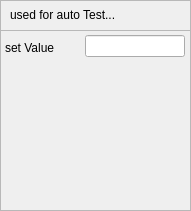
       <widget class="caFrame" name="frame_Tests_Alarm_temp_4">
        <property name="geometry">
         <rect>
          <x>895</x>
          <y>5</y>
          <width>191</width>
          <height>211</height>
         </rect>
        </property>
        <property name="frameShape">
         <enum>QFrame::StyledPanel</enum>
        </property>
        <widget class="caTextEntry" name="catextentry_22">
         <property name="geometry">
          <rect>
           <x>85</x>
           <y>35</y>
           <width>100</width>
           <height>22</height>
          </rect>
         </property>
         <property name="channel" stdset="0">
          <string notr="true">$(DEVICE):TEST-AO</string>
         </property>
         <property name="colorMode">
          <enum>caLineEdit::Static</enum>
         </property>
        </widget>
        <widget class="caLabel" name="caLabel_218">
         <property name="geometry">
          <rect>
           <x>5</x>
           <y>40</y>
           <width>61</width>
           <height>16</height>
          </rect>
         </property>
         <property name="font">
          <font>
           <pointsize>9</pointsize>
          </font>
         </property>
         <property name="frameShape">
          <enum>QFrame::NoFrame</enum>
         </property>
         <property name="text">
          <string>set Value</string>
         </property>
         <property name="alignment">
          <set>Qt::AlignAbsolute|Qt::AlignLeading|Qt::AlignLeft|Qt::AlignVCenter</set>
         </property>
         <property name="fontScaleMode">
          <enum>ESimpleLabel::Height</enum>
         </property>
         <property name="foreground">
          <color>
           <red>0</red>
           <green>0</green>
           <blue>0</blue>
          </color>
         </property>
         <property name="background">
          <color alpha="0">
           <red>0</red>
           <green>0</green>
           <blue>0</blue>
          </color>
         </property>
        </widget>
        <widget class="caFrame" name="frame_Tests_Alarm_temp_5">
         <property name="geometry">
          <rect>
           <x>0</x>
           <y>0</y>
           <width>191</width>
           <height>31</height>
          </rect>
         </property>
         <property name="frameShape">
          <enum>QFrame::StyledPanel</enum>
         </property>
         <widget class="caLabel" name="caLabel_90">
          <property name="geometry">
           <rect>
            <x>10</x>
            <y>5</y>
            <width>136</width>
            <height>20</height>
           </rect>
          </property>
          <property name="frameShape">
           <enum>QFrame::NoFrame</enum>
          </property>
          <property name="text">
           <string>used for auto Test...</string>
          </property>
          <property name="alignment">
           <set>Qt::AlignAbsolute|Qt::AlignLeading|Qt::AlignLeft|Qt::AlignVCenter</set>
          </property>
          <property name="fontScaleMode">
           <enum>ESimpleLabel::Height</enum>
          </property>
          <property name="foreground">
           <color>
            <red>0</red>
            <green>0</green>
            <blue>0</blue>
           </color>
          </property>
          <property name="background">
           <color alpha="0">
            <red>0</red>
            <green>0</green>
            <blue>0</blue>
           </color>
          </property>
         </widget>
        </widget>
       </widget>
